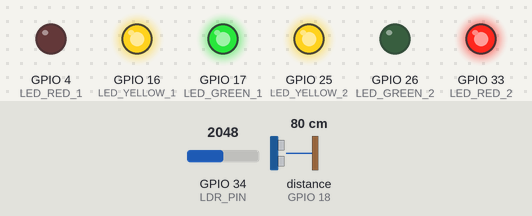
This sketch was run on a simulated ESP32. Parts: output pins drawn as LEDs (lit = HIGH). Wiring (inferred from the names in the program): ultrasonic range finder: trigger GPIO 5; echo GPIO 18. Dashed ring = blinking. Inputs (shaded band) come from the test bench; at power-on: distance to the obstacle (sensor on GPIO 18) 80 cm, GPIO 34 (LDR_PIN) = 2048. The echo pulse lasts 58.3 µs per cm; WiFi joins after 1.5 s; servers stay silent unless stated; no MQTT or app messages arrive unless stated; pins used as bus, display or sensor lines are not drawn; what the sketch prints to the serial monitor is not drawn.

Above: at 3.2 s.
3.3 s: distance to the obstacle (sensor on GPIO 18) set to 9 cm
At 4.7 s:
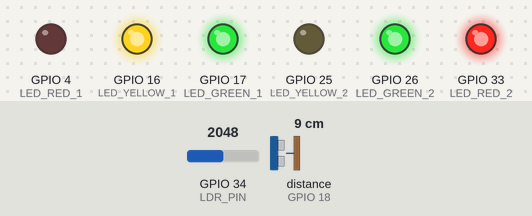
5.5 s: distance to the obstacle (sensor on GPIO 18) set to 6 cm
At 5.9 s:
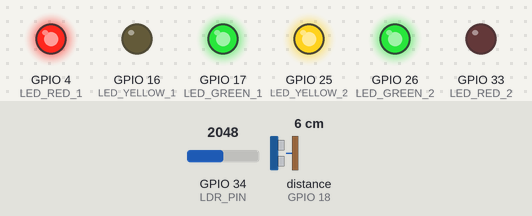
7.0 s: GPIO 34 (LDR_PIN) set to 1397
8.8 s: GPIO 34 (LDR_PIN) set to 1268
At 10.3 s:
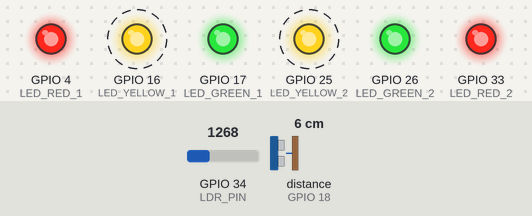
Timing chart, 0 to 17.7 s (numbered marks = the images above; inputs shaded):
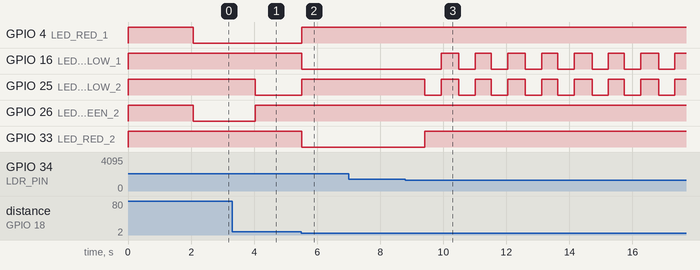

The sketch:

smart_traffic_lights.ino
```cpp
#include <WiFi.h>
#include <PubSubClient.h>

// ==================== CONFIGURAÇÕES UBIDOTS ====================
const char* WIFI_SSID = "iPhone";
const char* WIFI_PASSWORD = "87654321";
const char* UBIDOTS_TOKEN = "BBUS-RGM8NEtn2FOwN3p4QCfJg4UqSF3ace";
const char* DEVICE_LABEL = "esp32_t17_anny";
const char* MQTT_BROKER = "industrial.api.ubidots.com";
const int MQTT_PORT = 1883;

// Tópicos MQTT
char PUBLISH_TOPIC[150];
char SUBSCRIBE_TOPIC[150];

WiFiClient wifiClient;
PubSubClient mqttClient(wifiClient);

// ==================== PINOS E ESTADOS ====================
enum TrafficLightState { TL_RED, TL_YELLOW, TL_GREEN };

// Semáforo 1
const int LED_RED_1    = 4;
const int LED_YELLOW_1 = 16;
const int LED_GREEN_1  = 17;

// Semáforo 2
const int LED_RED_2    = 33;
const int LED_YELLOW_2 = 25;
const int LED_GREEN_2  = 26;

// Sensores
const int LDR_PIN      = 34;
const int TRIG_PIN     = 5;
const int ECHO_PIN     = 18;

// Funções auxiliares
void ledOn(int pin)  { digitalWrite(pin, LOW); }
void ledOff(int pin) { digitalWrite(pin, HIGH); }

// Estados
TrafficLightState state1 = TL_RED;
TrafficLightState state2 = TL_GREEN;
bool nightMode = false;

// Variáveis LDR
int ldrValue = 0;
int LDR_THRESHOLD = 100;

// Tempos
long timeRed = 4000;
long timeYellow = 3000;
long timeGreen = 6000;
long timeNightMode = 500;
unsigned long lastStateChange = 0;
unsigned long lastPublish = 0;
const long PUBLISH_INTERVAL = 2000; // Publica a cada 2 segundos

// ==================== FUNÇÕES AUXILIARES ====================

int filteredLdr(int samples = 20) {
  long sum = 0;
  for (int i = 0; i < samples; i++) {
    sum += analogRead(LDR_PIN);
    delay(2);
  }
  return sum / samples;
}

long readUltrasonic() {
  digitalWrite(TRIG_PIN, LOW);
  delayMicroseconds(2);
  digitalWrite(TRIG_PIN, HIGH);
  delayMicroseconds(10);
  digitalWrite(TRIG_PIN, LOW);

  long duration = pulseIn(ECHO_PIN, HIGH, 30000);
  long distance = duration * 0.034 / 2;
  return distance;
}

void setTrafficLight(int redPin, int yellowPin, int greenPin, TrafficLightState state) {
  ledOff(redPin);
  ledOff(yellowPin);
  ledOff(greenPin);

  switch (state) {
    case TL_RED:    ledOn(redPin);    break;
    case TL_YELLOW: ledOn(yellowPin); break;
    case TL_GREEN:  ledOn(greenPin);  break;
  }
}

// ==================== WIFI E MQTT ====================

void connectWiFi() {
  Serial.print("Conectando ao WiFi");
  WiFi.begin(WIFI_SSID, WIFI_PASSWORD);

  while (WiFi.status() != WL_CONNECTED) {
    delay(500);
    Serial.print(".");
  }

  Serial.println("\nWiFi conectado!");
  Serial.print("IP: ");
  Serial.println(WiFi.localIP());
}

void mqttCallback(char* topic, byte* payload, unsigned int length) {
  Serial.print("Mensagem recebida no tópico: ");
  Serial.println(topic);

  // Converte payload para string
  String message = "";
  for (int i = 0; i < length; i++) {
    message += (char)payload[i];
  }

  Serial.print("Payload: ");
  Serial.println(message);

  // Parse JSON simples (formato: {"variable":value})
  // Exemplo de controle via Ubidots
  if (message.indexOf("\"night_mode\"") > 0) {
    if (message.indexOf("1.0") > 0 || message.indexOf("1}") > 0) {
      nightMode = true;
      Serial.println("Modo noturno ATIVADO via Ubidots");
    } else {
      nightMode = false;
      Serial.println("Modo noturno DESATIVADO via Ubidots");
    }
  }

  if (message.indexOf("\"time_red\"") > 0) {
    int value = extractValue(message);
    if (value > 0) {
      timeRed = value * 1000;
      Serial.print("Tempo vermelho atualizado: ");
      Serial.println(timeRed);
    }
  }

  if (message.indexOf("\"time_yellow\"") > 0) {
    int value = extractValue(message);
    if (value > 0) {
      timeYellow = value * 1000;
      Serial.print("Tempo amarelo atualizado: ");
      Serial.println(timeYellow);
    }
  }

  if (message.indexOf("\"time_green\"") > 0) {
    int value = extractValue(message);
    if (value > 0) {
      timeGreen = value * 1000;
      Serial.print("Tempo verde atualizado: ");
      Serial.println(timeGreen);
    }
  }

  if (message.indexOf("\"threshold\"") > 0) {
    int value = extractValue(message);
    if (value > 0) {
      LDR_THRESHOLD = value;
      Serial.print("Threshold atualizado: ");
      Serial.println(LDR_THRESHOLD);
    }
  }

  if (message.indexOf("\"calibrate\"") > 0) {
    calibrateLdr();
  }
}

int extractValue(String message) {
  int colonPos = message.indexOf(":");
  if (colonPos < 0) return -1;

  int endPos = message.indexOf("}", colonPos);
  if (endPos < 0) endPos = message.length();

  String valueStr = message.substring(colonPos + 1, endPos);
  valueStr.trim();
  valueStr.replace("\"", "");

  return valueStr.toInt();
}

void connectMQTT() {
  while (!mqttClient.connected()) {
    Serial.print("Conectando ao MQTT...");

    if (mqttClient.connect(DEVICE_LABEL, UBIDOTS_TOKEN, "")) {
      Serial.println(" conectado!");
      mqttClient.subscribe(SUBSCRIBE_TOPIC);
      Serial.print("Inscrito no tópico: ");
      Serial.println(SUBSCRIBE_TOPIC);
    } else {
      Serial.print(" falhou, rc=");
      Serial.print(mqttClient.state());
      Serial.println(" tentando novamente em 5s");
      delay(5000);
    }
  }
}

void publishToUbidots() {
  if (!mqttClient.connected()) {
    connectMQTT();
  }

  // Lê sensores
  ldrValue = filteredLdr(20);
  long distance = readUltrasonic();

  // Cria payload JSON
  char payload[512];
  sprintf(payload,
    "{\"ldr\":%d,\"distance\":%ld,\"night_mode\":%d,\"state1\":%d,\"state2\":%d,\"time_red\":%ld,\"time_yellow\":%ld,\"time_green\":%ld,\"threshold\":%d}",
    ldrValue,
    distance,
    nightMode ? 1 : 0,
    state1,
    state2,
    timeRed / 1000,
    timeYellow / 1000,
    timeGreen / 1000,
    LDR_THRESHOLD
  );

  // Publica
  if (mqttClient.publish(PUBLISH_TOPIC, payload)) {
    Serial.println("Dados publicados no Ubidots:");
    Serial.println(payload);
  } else {
    Serial.println("Falha ao publicar");
  }
}

void calibrateLdr() {
  Serial.println("Calibrando LDR...");

  long sum = 0;
  const int samples = 100;

  for (int i = 0; i < samples; i++) {
    sum += analogRead(LDR_PIN);
    delay(5);
  }

  int base = sum / samples;
  int margin = base * 0.35;
  LDR_THRESHOLD = base - margin;

  if (LDR_THRESHOLD < 20) LDR_THRESHOLD = 20;

  Serial.print("Base: ");
  Serial.print(base);
  Serial.print(" | Threshold: ");
  Serial.println(LDR_THRESHOLD);
}

// ==================== LÓGICA DOS SEMÁFOROS ====================

void updateNightMode() {
  ldrValue = filteredLdr(30);
  bool isDark = (ldrValue < LDR_THRESHOLD);

  if (isDark && !nightMode) {
    nightMode = true;
    lastStateChange = millis();
    Serial.println(">>> MODO NOTURNO ATIVADO");
  }

  if (!isDark && nightMode) {
    nightMode = false;
    lastStateChange = millis();
    Serial.println(">>> MODO NOTURNO DESATIVADO");

    state1 = TL_RED;
    state2 = TL_GREEN;
    setTrafficLight(LED_RED_1, LED_YELLOW_1, LED_GREEN_1, state1);
    setTrafficLight(LED_RED_2, LED_YELLOW_2, LED_GREEN_2, state2);
  }
}

void forceCarPriority() {
  long distance = readUltrasonic();

  if (distance > 0 && distance < 7) {
    Serial.print("Carro detectado a ");
    Serial.print(distance);
    Serial.println(" cm — PRIORIDADE!");

    state1 = TL_GREEN;
    state2 = TL_RED;

    setTrafficLight(LED_RED_1, LED_YELLOW_1, LED_GREEN_1, TL_GREEN);
    setTrafficLight(LED_RED_2, LED_YELLOW_2, LED_GREEN_2, TL_RED);

    lastStateChange = millis();
  }
}

void updateTrafficLights() {
  unsigned long currentTime = millis();

  if (nightMode) {
    static bool yellowBlink = false;

    if (currentTime - lastStateChange >= timeNightMode) {
      lastStateChange = currentTime;
      yellowBlink = !yellowBlink;

      if (yellowBlink) {
        ledOn(LED_YELLOW_1);
        ledOn(LED_YELLOW_2);
        ledOff(LED_RED_1); ledOff(LED_GREEN_1);
        ledOff(LED_RED_2); ledOff(LED_GREEN_2);
      } else {
        ledOff(LED_YELLOW_1);
        ledOff(LED_YELLOW_2);
      }
    }
    return;
  }

  forceCarPriority();

  long stateDuration = 0;
  switch (state1) {
    case TL_RED:    stateDuration = timeRed;    break;
    case TL_YELLOW: stateDuration = timeYellow; break;
    case TL_GREEN:  stateDuration = timeGreen;  break;
  }

  if (currentTime - lastStateChange >= stateDuration) {
    lastStateChange = currentTime;

    if (state1 == TL_GREEN) {
      state1 = TL_YELLOW;
      state2 = TL_RED;
    } else if (state1 == TL_YELLOW) {
      state1 = TL_RED;
      state2 = TL_GREEN;
    } else if (state1 == TL_RED && state2 == TL_GREEN) {
      state2 = TL_YELLOW;
    } else if (state1 == TL_RED && state2 == TL_YELLOW) {
      state1 = TL_GREEN;
      state2 = TL_RED;
    }

    setTrafficLight(LED_RED_1, LED_YELLOW_1, LED_GREEN_1, state1);
    setTrafficLight(LED_RED_2, LED_YELLOW_2, LED_GREEN_2, state2);
  }
}

// ==================== SETUP E LOOP ====================

void setup() {
  Serial.begin(115200);
  Serial.println("\n\n=== Sistema de Semáforos com Ubidots ===");

  // Configura pinos
  pinMode(LED_RED_1, OUTPUT);
  pinMode(LED_YELLOW_1, OUTPUT);
  pinMode(LED_GREEN_1, OUTPUT);
  pinMode(LED_RED_2, OUTPUT);
  pinMode(LED_YELLOW_2, OUTPUT);
  pinMode(LED_GREEN_2, OUTPUT);
  pinMode(LDR_PIN, INPUT);
  pinMode(TRIG_PIN, OUTPUT);
  pinMode(ECHO_PIN, INPUT);

  // Desliga todos os LEDs
  ledOff(LED_RED_1); ledOff(LED_YELLOW_1); ledOff(LED_GREEN_1);
  ledOff(LED_RED_2); ledOff(LED_YELLOW_2); ledOff(LED_GREEN_2);

  // Conecta WiFi
  connectWiFi();

  // Configura MQTT
  mqttClient.setServer(MQTT_BROKER, MQTT_PORT);
  mqttClient.setCallback(mqttCallback);

  // Configura tópicos
  sprintf(PUBLISH_TOPIC, "/v1.6/devices/%s", DEVICE_LABEL);
  sprintf(SUBSCRIBE_TOPIC, "/v1.6/devices/%s/+/lv", DEVICE_LABEL);

  // Conecta MQTT
  connectMQTT();

  // Calibra LDR
  calibrateLdr();

  // Estados iniciais
  setTrafficLight(LED_RED_1, LED_YELLOW_1, LED_GREEN_1, state1);
  setTrafficLight(LED_RED_2, LED_YELLOW_2, LED_GREEN_2, state2);

  Serial.println("Sistema iniciado!");
}

void loop() {
  // Mantém conexão MQTT
  if (!mqttClient.connected()) {
    connectMQTT();
  }
  mqttClient.loop();

  // Atualiza modo noturno
  updateNightMode();

  // Atualiza semáforos
  updateTrafficLights();

  // Publica dados no Ubidots
  if (millis() - lastPublish > PUBLISH_INTERVAL) {
    lastPublish = millis();
    publishToUbidots();
  }

  delay(10);
}
```

Measured:
- the behaviour switches between 8 and 7 cm on distance to the obstacle (sensor on GPIO 18) (found by bisection; images 1 and 2)
- the behaviour switches between 1332 and 1331 on GPIO 34 (LDR_PIN) (found by bisection; images 2 and 3)
- after the input at 5.5 s, GPIO 4 (LED_RED_1), GPIO 25 (LED_YELLOW_2): LOW → HIGH at once; GPIO 16 (LED_YELLOW_1), GPIO 33 (LED_RED_2): HIGH → LOW at once
- after the input at 8.8 s, GPIO 16 (LED_YELLOW_1): alternates HIGH for 0.57 s and LOW for 0.52 s, starting after 1.1 s; GPIO 25 (LED_YELLOW_2): alternates HIGH for 0.57 s and LOW for 0.52 s, starting after 0.61 s; GPIO 33 (LED_RED_2): LOW → HIGH after 0.61 s
